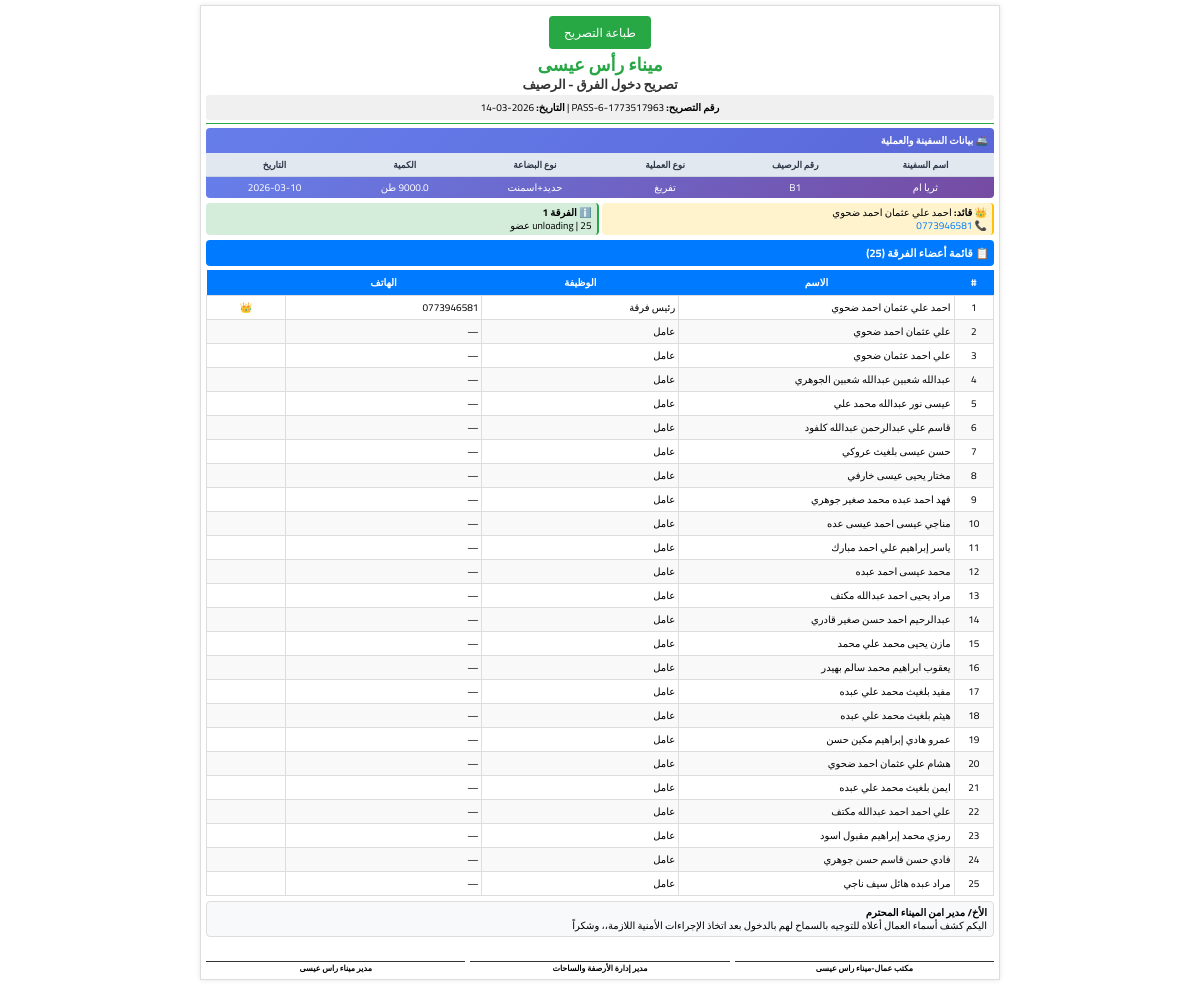
Page /team-pass/6 (signed in) on the earlier database version.
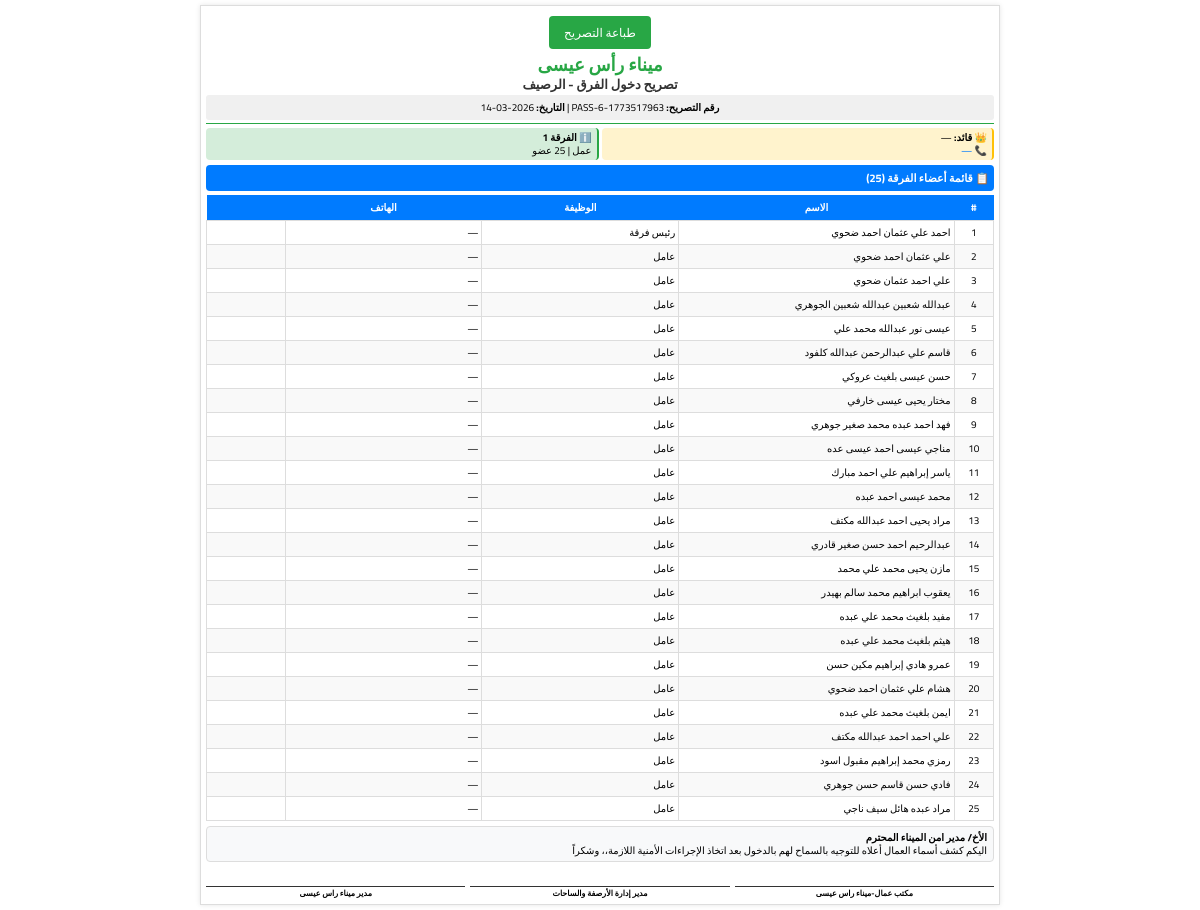
Same page on the later database version.
### models.py (models this page shows, shortened)
class Ship(db.Model):
    __tablename__ = 'ships'
    id = db.Column(db.Integer, primary_key=True)
    name = db.Column(db.String(100), nullable=False)
    imo_number = db.Column(db.String(20), unique=True, nullable=False)
    flag = db.Column(db.String(50), nullable=False)
    ship_type = db.Column(db.String(50), nullable=False)
    length = db.Column(db.Float)
    width = db.Column(db.Float)
    draft = db.Column(db.Float)
    cargo_capacity = db.Column(db.Float)
    arrival_date = db.Column(db.DateTime, nullable=False)
    departure_date = db.Column(db.DateTime)
    berth_number = db.Column(db.String(10))
    status = db.Column(db.String(20), default='arrived')
    notes = db.Column(db.Text)

class ShipOperation(db.Model):
    __tablename__ = 'ship_operations'
    id = db.Column(db.Integer, primary_key=True)
    ship_id = db.Column(db.Integer, db.ForeignKey('ships.id'), nullable=False)
    operation_type = db.Column(db.String(50), nullable=False)
    start_time = db.Column(db.DateTime, nullable=False)
    end_time = db.Column(db.DateTime)
    cargo_type = db.Column(db.String(100))
    cargo_quantity = db.Column(db.Float)
    notes = db.Column(db.Text)
    ship = db.relationship('Ship')
    operation_teams = db.relationship('OperationTeam', back_populates='operation', cascade='all, delete-orphan')

class Employee(db.Model):
    __tablename__ = 'employees'
    id = db.Column(db.Integer, primary_key=True)
    name = db.Column(db.String(100), nullable=False)
    national_id = db.Column(db.String(20), unique=True, nullable=False)
    birth_place = db.Column(db.String(100), nullable=False)
    current_address = db.Column(db.String(200), nullable=False)
    birth_date = db.Column(db.Date, nullable=False)
    profession = db.Column(db.String(100), nullable=False)
    team_id = db.Column(db.Integer, db.ForeignKey('teams.id'), nullable=True)
    phone = db.Column(db.String(20))
    hire_date = db.Column(db.Date, default=datetime.utcnow)
    is_active = db.Column(db.Boolean, default=True)
    team = db.relationship('Team', foreign_keys=[team_id], back_populates='members')

class Team(db.Model):
    __tablename__ = 'teams'
    id = db.Column(db.Integer, primary_key=True)
    name = db.Column(db.String(100), nullable=False)
    team_type = db.Column(db.String(50), nullable=False)
    leader_id = db.Column(db.Integer, db.ForeignKey('employees.id'), nullable=True)
    created_at = db.Column(db.DateTime, default=datetime.utcnow)
    is_active = db.Column(db.Boolean, default=True)
    members = db.relationship('Employee', foreign_keys='Employee.team_id', back_populates='team')
    leader = db.relationship('Employee', foreign_keys=[leader_id])
    operation_teams = db.relationship('OperationTeam', back_populates='team', cascade='all, delete-orphan')

### app.py (the view)
@app.route('/team-pass/<int:team_id>')
@login_required
def team_pass_page(team_id):
    team = Team.query.get_or_404(team_id)
    current_ops = []
    for ot in team.operation_teams:
        if not ot.operation.end_time:
            current_ops.append(ot.operation)
    return render_template('team_pass.html',
                           team=team,
                           operations=current_ops,
                           now=datetime.now())

### app.py (called while the page is built)
@login_manager.user_loader
def load_user(user_id):
    return User.query.get(int(user_id))

### templates/team_pass.html (shortened to what this page needs)
<!DOCTYPE html>
<html lang="ar" dir="rtl">
<head>
</head>
<body>
    <div class="pass-container">
        <div class="print-button">
            <button class="print-btn" onclick="window.print()">
                 طباعة التصريح
            </button>
        </div>
        <div class="header">
            <h1>ميناء رأس عيسى</h1>
            <h2>تصريح دخول الفرق - الرصيف</h2>
            <div class="pass-info">
                <strong>رقم التصريح:</strong> PASS-{{ team.id }}-{{ now.timestamp()|int }} |
                <strong>التاريخ:</strong> {{ now.strftime('%Y-%m-%d') }}
            </div>
        </div>
        {% if operations %}
        <div class="ship-section">
            <div class="ship-title">🚢 بيانات السفينة والعملية</div>
            <div class="ship-headers">
                <span>اسم السفينة</span>
                <span>رقم الرصيف</span>
                <span>نوع العملية</span>
                <span>نوع البضاعة</span>
                <span>الكمية</span>
                <span>التاريخ</span>
            </div>
            <div class="ship-info">
                <span>{{ operations[0].ship.name }}</span>
                <span>{{ operations[0].ship.berth_number or '—' }}</span>
                <span>{{ operations[0].operation_type }}</span>
                <span>{{ operations[0].cargo_type or '—' }}</span>
                <span>{{ operations[0].cargo_quantity or '—' }} طن</span>
                <span>{{ operations[0].start_time.strftime('%Y-%m-%d') }}</span>
            </div>
        </div>
        {% endif %}
        <div class="leader-team">
            <div class="leader-box">
                <div><strong>👑 قائد:</strong> {{ team.leader.name if team.leader else '—' }}</div>
                <div><span style="color: #007bff;">📞 {{ team.leader.phone if team.leader else '—' }}</span></div>
            </div>
            <div class="team-box">
                <div><strong>ℹ️ {{ team.name }}</strong></div>
                <div>{{ team.team_type }} | {{ team.members|length }} عضو</div>
            </div>
        </div>
        <div class="section-title">📋 قائمة أعضاء الفرقة ({{ team.members|length }})</div>
        <table>
            <thead>
                <tr>
                    <th width="5%">#</th>
                    <th width="35%">الاسم</th>
                    <th width="25%">الوظيفة</th>
                    <th width="25%">الهاتف</th>
                    <th width="10%"></th>
                </tr>
            </thead>
            <tbody>
                {% for member in team.members %}
                <tr>
                    <td style="text-align: center;">{{ loop.index }}</td>
                    <td>{{ member.name }}</td>
                    <td>{{ member.profession }}</td>
                    <td style="direction: ltr;">{{ member.phone or '—' }}</td>
                    <td style="text-align: center;">{% if member.id == team.leader_id %}👑{% endif %}</td>
                </tr>
                {% endfor %}
            </tbody>
        </table>
        <div class="footer-text">
            <strong>الأخ/ مدير امن الميناء المحترم</strong><br>
            اليكم كشف أسماء العمال أعلاه للتوجيه بالسماح لهم بالدخول بعد اتخاذ الإجراءات الأمنية اللازمة،، وشكراً
        </div>
        <div class="signatures">
            <div class="signature-box">
                <div class="signature-line"></div>
                <div class="signature-title">مكتب عمال-ميناء راس عيسى</div>
            </div>
            <div class="signature-box">
                <div class="signature-line"></div>
                <div class="signature-title">مدير إدارة الأرصفة والساحات</div>
            </div>
            <div class="signature-box">
                <div class="signature-line"></div>
                <div class="signature-title">مدير ميناء راس عيسى</div>
            </div>
        </div>
    </div>
</body>
</html>

Differences in the rows shown:
removed Ship: name "ثريا ام", berth_number "B1"
removed ShipOperation: operation_type "تفريغ", cargo_type "حديد+اسمنت", start_time "2026-03-10"
changed Team "الفرقة 1": team_type "unloading" → "عمل"
changed Employee "احمد علي عثمان احمد ضحوي": phone "0773946581" → "—"; leader "احمد علي عثمان احمد ضحوي" → (not shown); leader "0773946581" → (not shown)
Other differences:
{{ team.leader.name if team.leader else '—' }}: (not shown) → "—"
{{ team.leader.phone if team.leader else '—' }}: (not shown) → "—"
text no longer shown: "🚢 بيانات السفينة والعملية اسم السفينة رقم الرصيف نوع العملية نوع البضاعة الكمية التاريخ طن"
